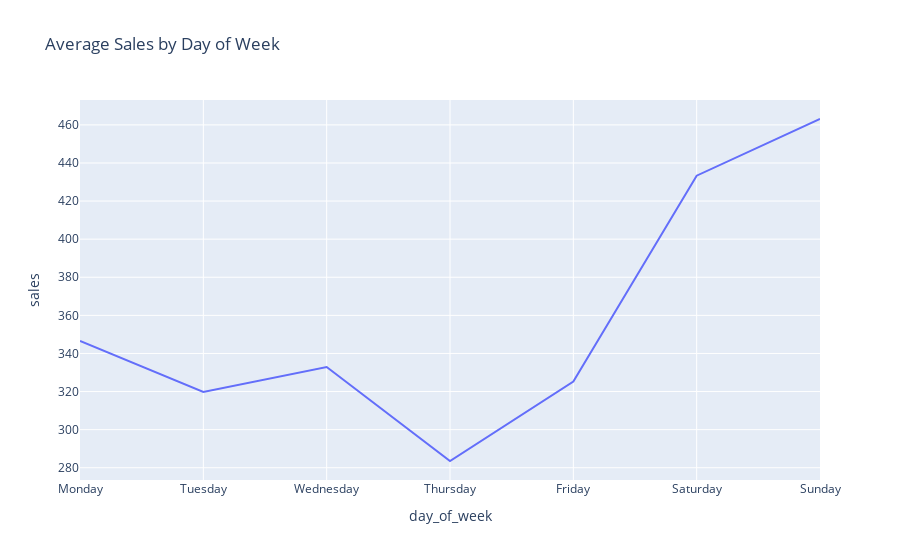

Source (notebook cell):
### Code cell
import calendar
import plotly.express as px
# 요일 이름 설정
weekday_names = list(calendar.day_name)

# train 데이터프레임의 day_of_week 열을 categorical 변수로 변환
train['day_of_week'] = pd.Categorical(train['day_of_week'], categories=weekday_names, ordered=True)

# day_of_week 열을 기준으로 groupby하여 sales 열의 평균 계산
df_day_of_week_s = train.groupby('day_of_week').mean()[['sales']]

# 인덱스를 순서대로 재설정
df_day_of_week_s = df_day_of_week_s.reindex(weekday_names)

# 그래프 그리기
fig = px.line(df_day_of_week_s, x=df_day_of_week_s.index, y='sales', title='Average Sales by Day of Week')
fig.show()

### Figure 1 — Plotly figure (JSON) as saved in the notebook; plotly's stock layout.template omitted (floating-point values rounded to 4 significant figures)
{"data": [{"hovertemplate": "day_of_week=%{x}<br>sales=%{y}<extra></extra>", "legendgroup": "", "line": {"color": "#636efa", "dash": "solid"}, "marker": {"symbol": "circle"}, "mode": "lines", "name": "", "orientation": "v", "showlegend": false, "type": "scatter", "x": ["Monday", "Tuesday", "Wednesday", "Thursday", "Friday", "Saturday", "Sunday"], "xaxis": "x", "y": [346.5, 319.8, 332.9, 283.5, 325.2, 433.3, 463.1], "yaxis": "y"}], "layout": {"legend": {"tracegroupgap": 0}, "title": {"text": "Average Sales by Day of Week"}, "xaxis": {"anchor": "y", "domain": [0, 1], "title": {"text": "day_of_week"}}, "yaxis": {"anchor": "x", "domain": [0, 1], "title": {"text": "sales"}}}}
